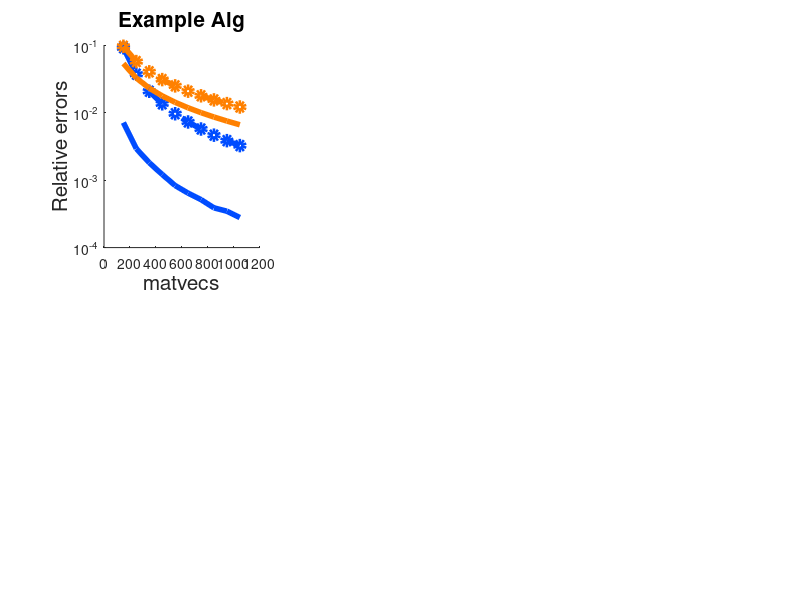

MATLAB code for this plot: (Note: this script raises an error after producing the figure.)
mvecs = 150:100:1050;

load("results_comparison1.mat")
load("bounds_comparison1.mat")

colors = [
0.0 0.3 1.0
0.0 0.8 0.0;
1.0 0.5 0.0;
];

figure(1)

subplot(2,3,1)
hold on
semilogy(mvecs, err_1S./trG, '-', 'Color', colors(1,:), 'LineWidth', 4);
semilogy(mvecs, BestErr_Fro./trG, 'o--', 'Color', colors(1,:), 'LineWidth', 4);
semilogy(mvecs, err_LowRank./trG, '-', 'Color', colors(3,:), 'LineWidth', 4);
semilogy(mvecs, BestErr_Tr./trG, 'o--', 'Color', colors(3,:), 'LineWidth', 4);
hold off

set(gca, 'YScale', 'log'); 
xlabel('matvecs','fontsize',15)
ylabel('Relative errors','fontsize',15)
title('Example Alg','fontsize',15)
ax = gca;             % 'gca' prende l'asse corrente
ax.FontSize = 15; 


load("results_comparison2.mat")
load("bounds_comparison2.mat")


figure(1)

subplot(2,3,2)
hold on
semilogy(mvecs, err_1S./trG, '-', 'Color', colors(1,:), 'LineWidth', 4);
semilogy(mvecs, BestErr_Fro./trG, 'o--', 'Color', colors(1,:), 'LineWidth', 4);
semilogy(mvecs, err_LowRank./trG, '-', 'Color', colors(3,:), 'LineWidth', 4);
semilogy(mvecs, BestErr_Tr./trG, 'o--', 'Color', colors(3,:), 'LineWidth', 4);
hold off

set(gca, 'YScale', 'log'); 
xlabel('matvecs','fontsize',15)
ylabel('Relative errors','fontsize',15)
title('Example Geom','fontsize',15)
ax = gca;             % 'gca' prende l'asse corrente
ax.FontSize = 15; 



load("results_comparison3.mat")
load("bounds_comparison3.mat")


figure(1)

subplot(2,3,3)
hold on
semilogy(mvecs, err_1S./trG, '-', 'Color', colors(1,:), 'LineWidth', 4);
semilogy(mvecs, BestErr_Fro./trG, 'o--', 'Color', colors(1,:), 'LineWidth', 4);
semilogy(mvecs, err_LowRank./trG, '-', 'Color', colors(3,:), 'LineWidth', 4);
semilogy(mvecs, BestErr_Tr./trG, 'o--', 'Color', colors(3,:), 'LineWidth', 4);
hold off

set(gca, 'YScale', 'log'); 
xlabel('matvecs','fontsize',15)
ylabel('Relative errors','fontsize',15)
title('Example Gaps','fontsize',15)
ax = gca;             % 'gca' prende l'asse corrente
ax.FontSize = 15; 
 



load("results_comparison4.mat")
load("bounds_comparison4.mat")

figure(1)

subplot(2,3,4)
hold on
semilogy(mvecs, err_1S./trG, '-', 'Color', colors(1,:), 'LineWidth', 4);
semilogy(mvecs, BestErr_Fro./trG, 'o--', 'Color', colors(1,:), 'LineWidth', 4);
semilogy(mvecs, err_LowRank./trG,  '-', 'Color', colors(3,:), 'LineWidth', 4);
semilogy(mvecs, BestErr_Tr./trG, 'o--', 'Color', colors(3,:), 'LineWidth', 4);
hold off

set(gca, 'YScale', 'log'); 
xlabel('matvecs','fontsize',15)
ylabel('Relative errors','fontsize',15)
title('Example RBF','fontsize',15)
ax = gca;             % 'gca' prende l'asse corrente
ax.FontSize = 15; 



load("results_comparison5.mat")
load("bounds_comparison5.mat")


figure(1)

subplot(2,3,5)
hold on
semilogy(mvecs, err_1S./trG, '-', 'Color', colors(1,:), 'LineWidth', 4);
semilogy(mvecs, BestErr_Fro./trG, 'o--', 'Color', colors(1,:), 'LineWidth', 4);
semilogy(mvecs, err_LowRank./trG, '-', 'Color', colors(3,:), 'LineWidth', 4);
semilogy(mvecs, BestErr_Tr./trG, 'o--', 'Color', colors(3,:), 'LineWidth', 4);
hold off

set(gca, 'YScale', 'log'); 
xlabel('matvecs','fontsize',15)
ylabel('Relative errors','fontsize',15)
title('Example Matérn(1/2)','fontsize',15)
ax = gca;             % 'gca' prende l'asse corrente
ax.FontSize = 15; 



load("results_comparison6.mat")
load("bounds_comparison6.mat")



figure(1)

subplot(2,3,6)
hold on
h1 = semilogy(mvecs, err_1S./trG, '-', 'Color', colors(1,:), 'LineWidth', 4);
h2 = semilogy(mvecs, BestErr_Fro./trG, 'o--', 'Color', colors(1,:), 'LineWidth', 4);
h3 = semilogy(mvecs, err_LowRank./trG, '-', 'Color', colors(3,:), 'LineWidth', 4);
h4 = semilogy(mvecs, BestErr_Tr./trG, 'o--', 'Color', colors(3,:), 'LineWidth', 4);
hold off

set(gca, 'YScale', 'log'); 
xlabel('matvecs','fontsize',15)
ylabel('Relative errors','fontsize',15)
title('Example Matérn(3/2)','fontsize',15)
ax = gca;             % 'gca' prende l'asse corrente
ax.FontSize = 15; 

ax_leg = axes('Position',[0.1 0.01 0.8 0.05],'Visible','off'); 
lgd = legend(ax_leg, [h1 h2 h3 h4], {'one-sample','bound one-sample','low-rank','bound low-rank'}, ...
    'Orientation','horizontal','fontsize',30,'NumColumns',5);
lgd.Box = 'off';